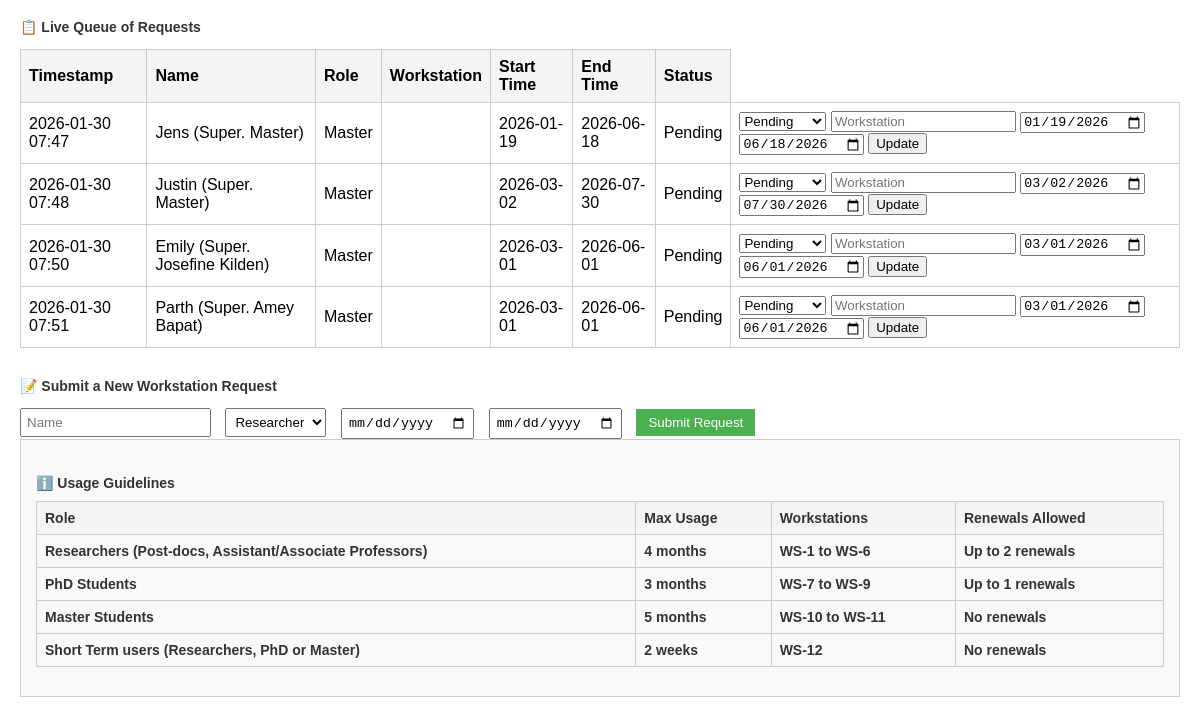
Page /admin (signed in, lower part) on the earlier database version.
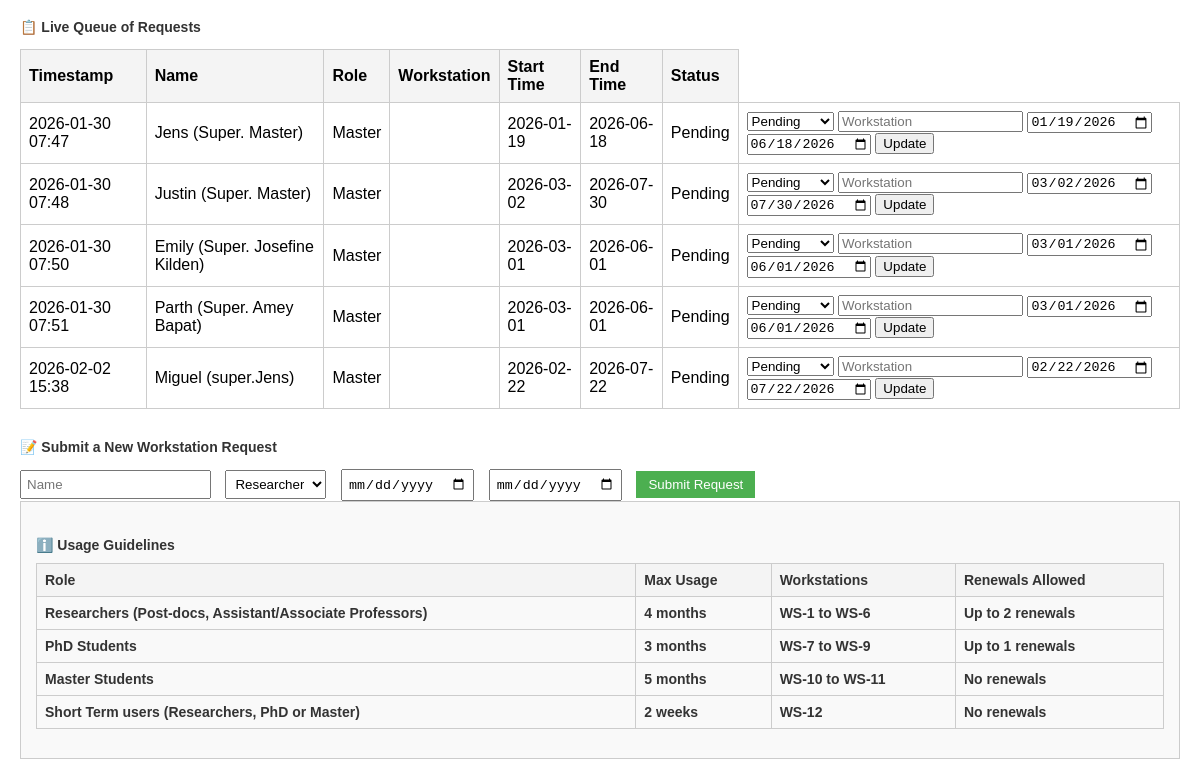
Same page on the later database version.
### app.py (models this page shows)
class Request(db.Model):
    id = db.Column(db.Integer, primary_key=True)
    timestamp = db.Column(db.DateTime, default=datetime.utcnow)
    name = db.Column(db.String(100))
    role = db.Column(db.String(50))
    start_time = db.Column(db.String(50))
    end_time = db.Column(db.String(50))
    status = db.Column(db.String(50), default="Pending")
    workstation = db.Column(db.String(50))
    renewals = db.Column(db.Integer)

### app.py (the view)
@app.route('/admin')
@login_required
def admin_dashboard():
    print("Is user authenticated?", current_user.is_authenticated)
    print("Current user role:", current_user.role)
    if current_user.role != 'admin':
        return redirect(url_for('dashboard'))
    requests = Request.query.order_by(Request.timestamp.desc()).all()
    running_requests = (Request.query.filter_by(status='Running').order_by(Request.role.asc(),Request.timestamp.asc()).all())
    pending_requests = (Request.query.filter_by(status='Pending').order_by(Request.role.asc(),Request.timestamp.asc()).all())
    chart_data = []
    for req in requests:
        if req.status == 'Running':
            chart_data.append({
                "name": req.name or "",
                "workstation": req.workstation or "",
                "start": str(req.start_time),
                "end": str(req.end_time),
                "renewals": req.renewals or "",
                "color": "blue" if req.role == "PhD" else "orange" if req.role == "Master" else "green"
            })
    return render_template('admin_dashboard.html', requests=pending_requests , running_requests=running_requests,  chart_data=chart_data)

### app.py (called while the page is built)
@login_manager.user_loader
def load_user(user_id):
    return User.query.get(int(user_id))

### templates/admin_dashboard.html (shortened to what this page needs)
<!DOCTYPE html>
<html lang="en">
<head>
</head>
<body>
<h3>📋 Live Queue of Requests</h3>
<table>
<tr>
<th>Timestamp</th>
<th>Name</th>
<th>Role</th>
<th>Workstation</th>
<th>Start Time</th>
<th>End Time</th>
<th>Status</th>
</tr>
        {% for req in requests %}
        <tr>
            <td>{{ req.timestamp.strftime('%Y-%m-%d %H:%M') }}</td>
            <td>{{ req.name }}</td>
            <td>{{ req.role }}</td>
            <td>{{ req.workstation or '' }}</td>
            <td>{{ req.start_time }}</td>
            <td>{{ req.end_time }}</td>
            <td>{{ req.status }}</td>
            <td>
                <form method="POST" action="/update_status/{{ req.id }}">
                    <select name="status">
                        <option value="Pending" {% if req.status == 'Pending' %}selected{% endif %}>Pending</option>
                    </select>
                    <input type="text" name="workstation" placeholder="Workstation" value="{{ req.workstation or '' }}">
                    <input type="date" name="start_time" placeholder="StartTime" value="{{ req.start_time }}">
                    <input type="date" name="end_time" placeholder="EndTime" value="{{ req.end_time }}">
                    <button type="submit">Update</button>
                </form>
            </td>
        </tr>
        {% endfor %}
    </table>
<div class="form-section">
<h3>📝 Submit a New Workstation Request</h3>
<form id="requestForm">
<input name="name" placeholder="Name" required="" type="text"/>
<select name="role">
<option value="Researcher">Researcher</option>
</select>
<input name="startTime" required="" type="date"/>
<input name="endTime" required="" type="date"/>
<button class="submit-btn" type="submit">Submit Request</button>
</form>
</div>
<div style="background-color:#f9f9f9; padding:15px; border:1px solid #ccc; margin-bottom:20px;">
<h3>ℹ️ Usage Guidelines
<table border="1" style="width:100%; margin-top:10px; border-collapse:collapse;">
<thead>
<tr style="background-color:#f2f2f2;">
<th>Role</th>
<th>Max Usage</th>
<th>Workstations</th>
<th>Renewals Allowed</th>
</tr>
</thead>
<tbody>
<tr>
<td>Researchers (Post-docs, Assistant/Associate Professors)</td>
<td>4 months</td>
<td>WS-1 to WS-6</td>
<td>Up to 2 renewals</td>
</tr>
<tr>
<td>PhD Students</td>
<td>3 months</td>
<td>WS-7 to WS-9</td>
<td>Up to 1 renewals</td>
</tr>
<tr>
<td>Master Students</td>
<td>5 months</td>
<td>WS-10 to WS-11</td>
<td>No renewals</td>
</tr>
<tr>
<td>Short Term users (Researchers, PhD or Master)</td>
<td>2 weeks</td>
<td>WS-12</td>
<td>No renewals</td>
</tr>
</tbody>
</table>
</h3>
</body>
</html>

Differences in the rows shown:
added Request: timestamp "2026-02-02 15:38", name "Miguel (super.Jens)", role "Master", start_time "2026-02-22", end_time "2026-07-22", status "Pending", start_time "02/22/2026", end_time "07/22/2026"
